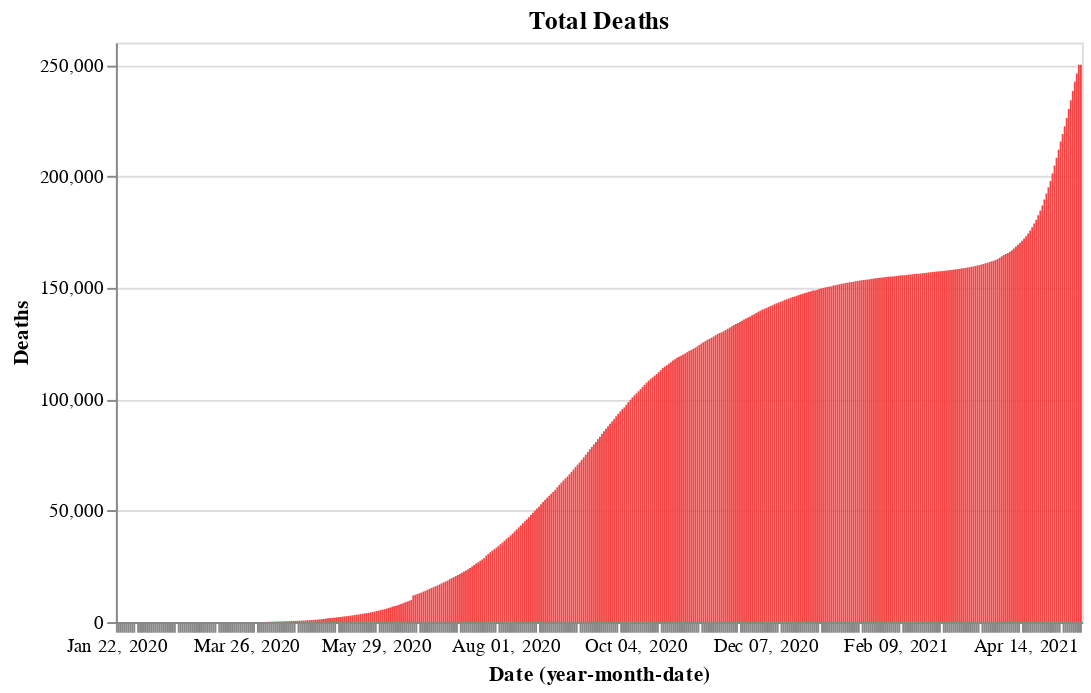

Source (notebook cell):
### Code cell
base.encode(y='Deaths', color=red).properties(title='Total Deaths')

### Figure 1 — Vega-Lite specification as saved in the notebook (floating-point values rounded to 4 significant figures; data arrays with more than 128 entries replaced by an {"elided": "..."} marker saying what was removed)
{"config": {"view": {"continuousWidth": 400, "continuousHeight": 300}}, "data": {"name": "data-7fee959eecd0665d1e12162c8e1e4688"}, "mark": "bar", "encoding": {"color": {"value": "#f54242"}, "x": {"type": "ordinal", "field": "Date", "timeUnit": "yearmonthdate"}, "y": {"type": "quantitative", "field": "Deaths"}}, "title": "Total Deaths", "width": 500, "$schema": "https://vega.github.io/schema/vega-lite/v4.8.1.json", "datasets": {"data-7fee959eecd0665d1e12162c8e1e4688": {"elided": "476 records"}}}
